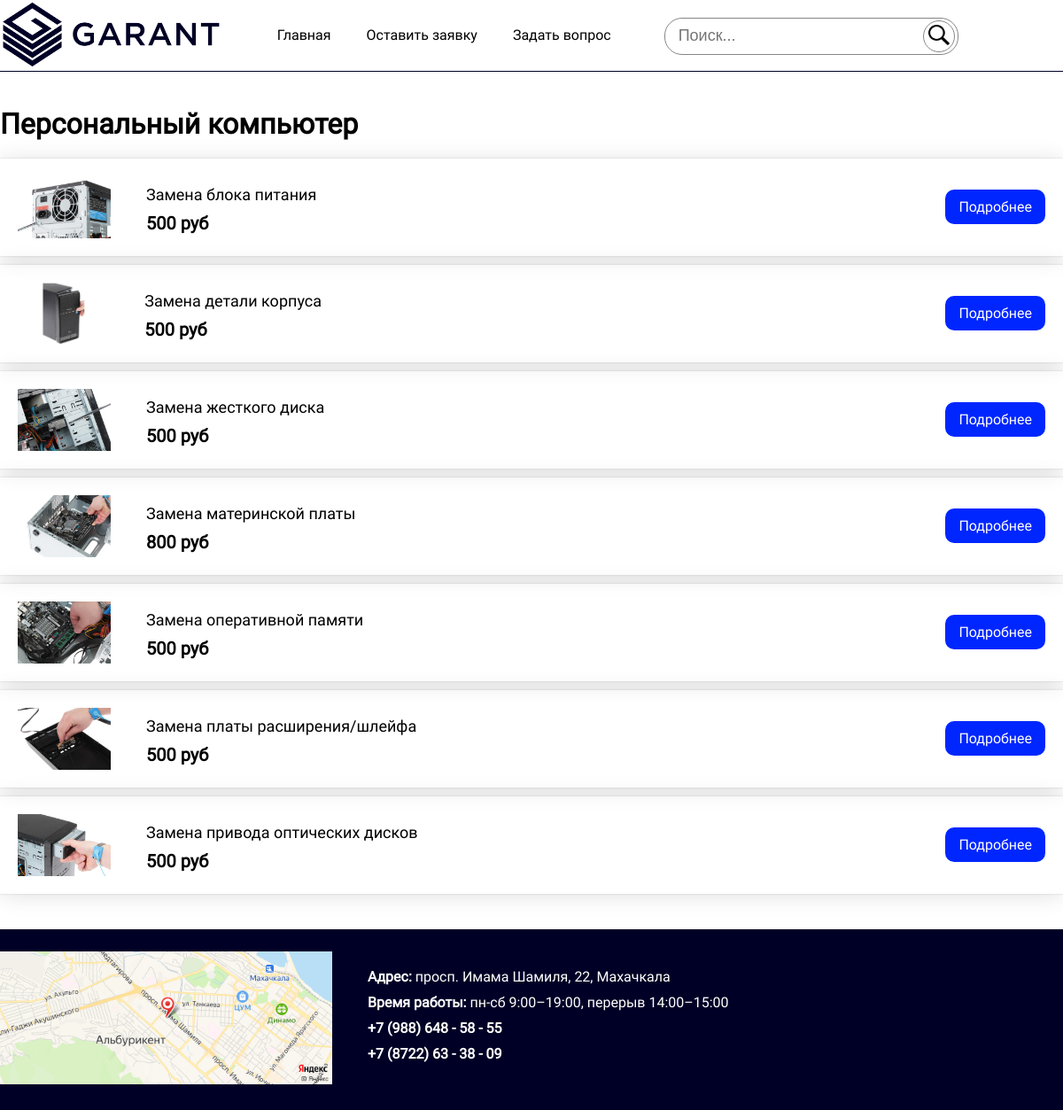
Page /garant/services.php?type=Персональный компьютер on the committed database.
### tables this page shows
CREATE TABLE `services` (
  `id` int NOT NULL,
  `category` varchar(255) NOT NULL,
  `type` varchar(255) NOT NULL,
  `title` varchar(255) NOT NULL,
  `image` varchar(255) NOT NULL,
  `price` int NOT NULL,
  `info` text NOT NULL
);

### garant/services.php (the view)
<?php
    require("includes/connect.php");
    $type = $_GET["type"];
    include("includes/header.php");
echo '
        <div class="content">
            <div class="center">
                <h1 class="content__title">'.$type.'</h1>
                <div class="services__block">
    ';
    $result = mysqli_query($link, "SELECT * FROM services WHERE type='$type'");
    if (mysqli_num_rows($result) > 0) {
        $row = mysqli_fetch_array($result);
        do {
            echo '
                <div class="services">
                    <div class="services__box">
                        <div class="services__description">
                            <div class="services__image">
                                <img src="images/services/'.$row["image"].'">
                            </div>
                            <div class="services__info">
                                <div class="services__title">'.$row["title"].'</div>
                                <div class="services__price">'.$row["price"].' руб</div>
                            </div>
                        </div>
                        <div class="more__block">
                            <a href="service-card.php?title='.$row["title"].'" class="more__button">Подробнее</a>
                        </div>
                    </div>
                </div>
            ';
        } while ($row = mysqli_fetch_array($result));
    }
?>
                </div>
            </div>
        </div>
<?php
    include("includes/footer.php");
?>

### garant/styles/style.css (style rules this page uses)
* { padding: 0px; margin: 0px; }
body { font-family: Roboto; }
.center { width: 1200px; margin: 0 auto; }
.content { margin-bottom: 40px; }
.content__title { margin-bottom: 20px; }
.services { height: 70px; padding: 20px; box-shadow: 0 0 2px rgb(0 0 0 / 16%), 0 2px 24px rgb(0 0 0 / 12%); margin-bottom: 10px; }
.services__box { height: 100%; display: flex; justify-content: space-between; }
.services__description { display: flex; }
.services__image { height: 100%; margin-right: 40px; }
.services__image img { height: 100%; width: 100%; }
.services__title { font-size: 18px; margin: 10px 0px; }
.services__price { font-size: 20px; font-weight: 900; }
.more__block { line-height: 70px; }
.more__button { background-color: rgb(0, 38, 255); color: white; text-decoration: none; padding: 10px 15px; border-radius: 10px; }

### rows in the picture
services: image (picture), title "Замена блока питания", price "500"
services: image (picture), title "Замена детали корпуса", price "500"
services: image (picture), title "Замена жесткого диска", price "500"
services: image (picture), title "Замена материнской платы", price "800"
services: image (picture), title "Замена оперативной памяти", price "500"
services: image (picture), title "Замена платы расширения/шлейфа", price "500"
services: image (picture), title "Замена привода оптических дисков", price "500"

### other values in the picture
$type "Персональный компьютер"
